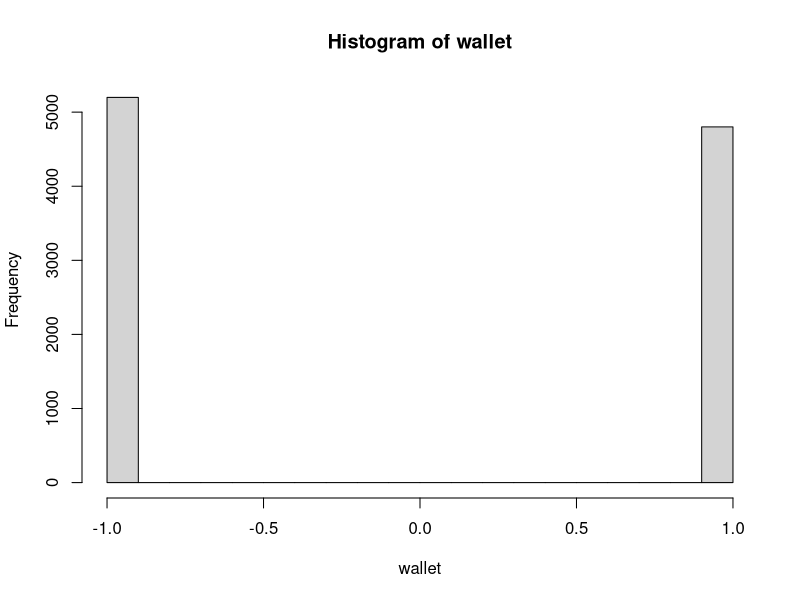
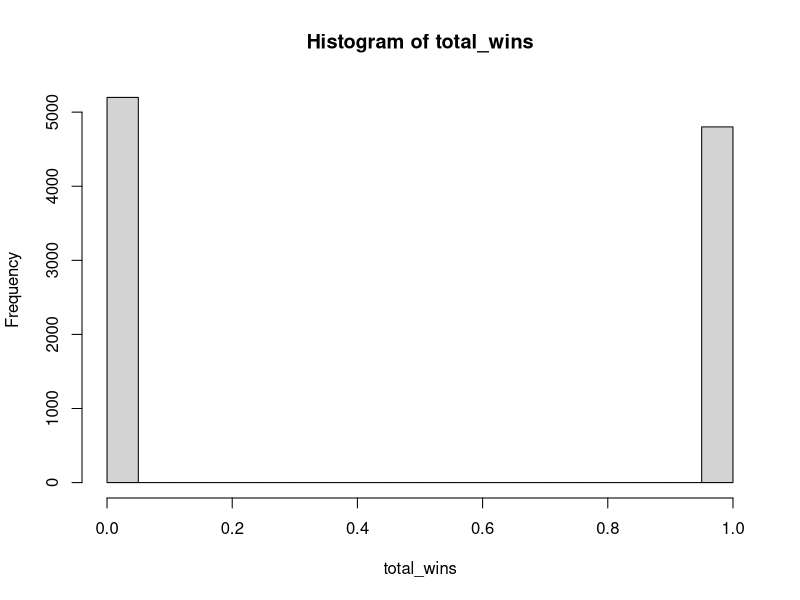

The R source for these figures, in order:
wallet = rep(0, 10000)
total_wins = rep(0, 10000)

red <- c(32, 19, 21, 25, 34, 27, 36, 30, 23, 5, 16, 1, 14, 9, 18, 7, 12 ,3)

for (i in 1:10000) {
  if (is.element(sample(0:36, 1), red)){
    wallet[i] = wallet[i] + 1
    total_wins[i] = total_wins[i] + 1
  }
  else {
    wallet[i] = wallet[i] - 1
  }
}

mean(wallet)
mean(total_wins)

var(wallet)
var(total_wins)

hist(wallet)
hist(total_wins)
